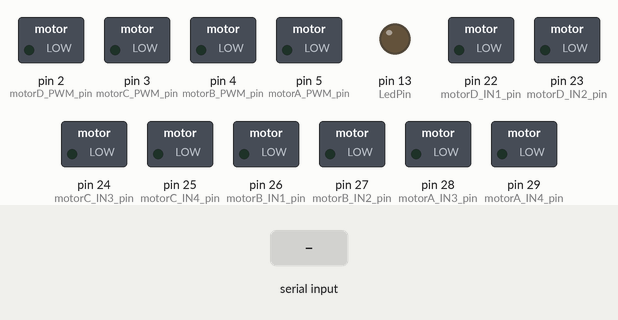
Recording of a sketch running on a simulated Arduino Mega 2560, built with avr-gcc and run on an emulated ATmega2560. Shown: switched loads named in the sketch (green lamp = pin HIGH), output pins drawn as LEDs (lit = HIGH). The inputs (shaded band) are chosen by the test bench.

Above: at 1.2 s.
1.3 s: "1" received over the second serial link
At 1.8 s:
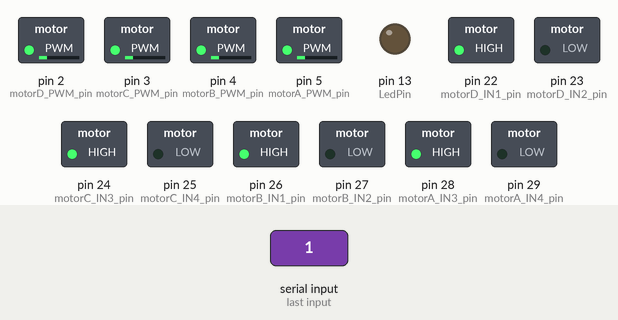
2.8 s: "0" received over the second serial link
At 4.2 s:
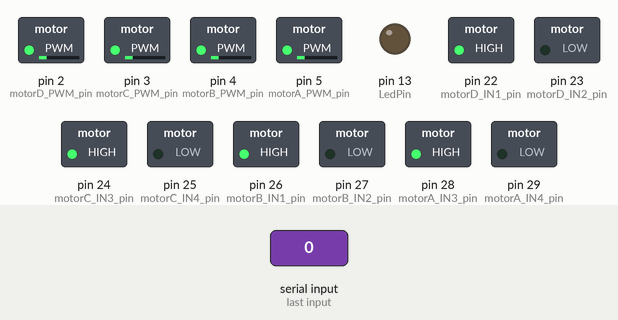
Timing chart, 0 to 5.8 s (numbered marks = the images above; inputs shaded):
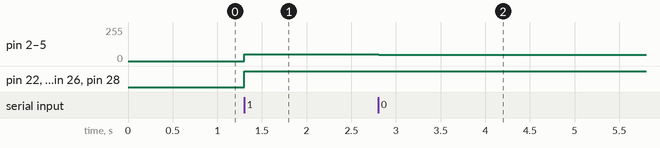

The sketch:

Arduino_Mega_2560.ino
```cpp
const int LedPin = 13;

//Front-left motorB pin
const int motorB_PWM_pin = 4;
const int motorB_IN1_pin = 26;
const int motorB_IN2_pin = 27;

//Front-right motorA pin
const int motorA_PWM_pin = 5;
const int motorA_IN3_pin = 28;
const int motorA_IN4_pin = 29;


//Right-back motorD pin
const int motorD_PWM_pin = 2;
const int motorD_IN1_pin = 22;
const int motorD_IN2_pin = 23;

//Left-back motorD pin
const int motorC_PWM_pin = 3;
const int motorC_IN3_pin = 24;
const int motorC_IN4_pin = 25;

int ledState = 0;
int motorState = 3;


void setup()
{
    Serial1.begin(115200);
   // Serial.begin(9600);
    pinMode(LedPin, OUTPUT);

    pinMode(motorA_IN3_pin, OUTPUT);
    pinMode(motorA_IN4_pin, OUTPUT);
    pinMode(motorA_PWM_pin, OUTPUT);

    pinMode(motorB_IN1_pin, OUTPUT);
    pinMode(motorB_IN2_pin, OUTPUT);
    pinMode(motorB_PWM_pin, OUTPUT);

    pinMode(motorC_IN3_pin, OUTPUT);
    pinMode(motorC_IN4_pin, OUTPUT);
    pinMode(motorC_PWM_pin, OUTPUT);

    pinMode(motorD_IN1_pin, OUTPUT);
    pinMode(motorD_IN2_pin, OUTPUT);
    pinMode(motorD_PWM_pin, OUTPUT);

}

void loop()
{
    //char receiveVal;
    int receiveSpeed;

    if (Serial1.available() > 0)
    {
        //receiveValr = Serial1.read();
//        receiveSpeed = Serial1.read();
//        if(Serial.available()){
//          Serial.println(receiveSpeed);
//          }
         receiveSpeed = Serial1.read();
         motor_forward_test(receiveSpeed);
         //Serial.println(receiveSpeed);

        //motor_forward_test(receiveVal);


        // if (receiveVal == '1')
        // {
        //     ledState = 1;
        //     motorState = 1;
        // }
        // else if (receiveVal == '2')
        // {
        //     ledState = 0;
        //     motorState = 2;
        // }
        // else if (receiveVal == '0')
        // {
        //     motorState = 0;
        // }

        //    else
        //       ledState = 0;
    }

    digitalWrite(LedPin, ledState);


    delay(10);
}

void drive_motor(int state)
{
    if(state == 0)
        motor_brake();
    else if (state == 1)
        motor_forward();
    else if (state == 2)
        motor_backward();
    else if (state == 3)
        motor_neutral();
}


void motor_forward_test(int speed)
{
    digitalWrite(motorC_IN3_pin, HIGH);
    digitalWrite(motorC_IN4_pin, LOW);
    analogWrite(motorC_PWM_pin, speed);

    digitalWrite(motorD_IN1_pin, HIGH);
    digitalWrite(motorD_IN2_pin, LOW);
    analogWrite(motorD_PWM_pin, speed);

    digitalWrite(motorA_IN3_pin, HIGH);
    digitalWrite(motorA_IN4_pin, LOW);
    analogWrite(motorA_PWM_pin, speed);

    digitalWrite(motorB_IN1_pin, HIGH);
    digitalWrite(motorB_IN2_pin, LOW);
    analogWrite(motorB_PWM_pin, speed);
}

//电机向前
void motor_forward()
{
    digitalWrite(motorC_IN3_pin, HIGH);
    digitalWrite(motorC_IN4_pin, LOW);
    analogWrite(motorC_PWM_pin, 100);

    digitalWrite(motorD_IN1_pin, HIGH);
    digitalWrite(motorD_IN2_pin, LOW);
    analogWrite(motorD_PWM_pin, 100);

    digitalWrite(motorA_IN3_pin, HIGH);
    digitalWrite(motorA_IN4_pin, LOW);
    analogWrite(motorA_PWM_pin, 100);

    digitalWrite(motorB_IN1_pin, HIGH);
    digitalWrite(motorB_IN2_pin, LOW);
    analogWrite(motorB_PWM_pin, 100);
}

void motor_backward()
{
    digitalWrite(motorC_IN3_pin, LOW);
    digitalWrite(motorC_IN4_pin, HIGH);
    analogWrite(motorC_PWM_pin, 100);

    digitalWrite(motorD_IN1_pin, LOW);
    digitalWrite(motorD_IN2_pin, HIGH);
    analogWrite(motorD_PWM_pin, 100);

    digitalWrite(motorA_IN3_pin, LOW);
    digitalWrite(motorA_IN4_pin, HIGH);
    analogWrite(motorA_PWM_pin, 100);

    digitalWrite(motorB_IN1_pin, LOW);
    digitalWrite(motorB_IN2_pin, HIGH);
    analogWrite(motorB_PWM_pin, 100);
}

void motor_brake()
{
    digitalWrite(motorC_IN3_pin, LOW);
    digitalWrite(motorC_IN4_pin, LOW);
    analogWrite(motorC_PWM_pin, 0);

    digitalWrite(motorD_IN1_pin, LOW);
    digitalWrite(motorD_IN2_pin, LOW);
    analogWrite(motorD_PWM_pin, 0);

    digitalWrite(motorA_IN3_pin, LOW);
    digitalWrite(motorA_IN4_pin, LOW);
    analogWrite(motorA_PWM_pin, 100);

    digitalWrite(motorB_IN1_pin, LOW);
    digitalWrite(motorB_IN2_pin, LOW);
    analogWrite(motorB_PWM_pin, 100);
}

void motor_neutral()
{
    digitalWrite(motorC_IN3_pin, HIGH);
    digitalWrite(motorC_IN4_pin, HIGH);
    analogWrite(motorC_PWM_pin, 0);

    digitalWrite(motorD_IN1_pin, HIGH);
    digitalWrite(motorD_IN2_pin, HIGH);
    analogWrite(motorD_PWM_pin, 0);

    digitalWrite(motorA_IN3_pin, HIGH);
    digitalWrite(motorA_IN4_pin, HIGH);
    analogWrite(motorA_PWM_pin, 100);

    digitalWrite(motorB_IN1_pin, HIGH);
    digitalWrite(motorB_IN2_pin, HIGH);
    analogWrite(motorB_PWM_pin, 100);
}
```

Measured:
- after the input at 1.3 s, pin 2 (motorD_PWM_pin), pin 3 (motorC_PWM_pin), pin 4 (motorB_PWM_pin), pin 5 (motorA_PWM_pin): 0/255 → 49/255 at once; pin 22 (motorD_IN1_pin), pin 24 (motorC_IN3_pin), pin 26 (motorB_IN1_pin), pin 28 (motorA_IN3_pin): LOW → HIGH at once
- after the input at 2.8 s, pin 2 (motorD_PWM_pin), pin 3 (motorC_PWM_pin), pin 4 (motorB_PWM_pin), pin 5 (motorA_PWM_pin): 49/255 → 48/255 at once
